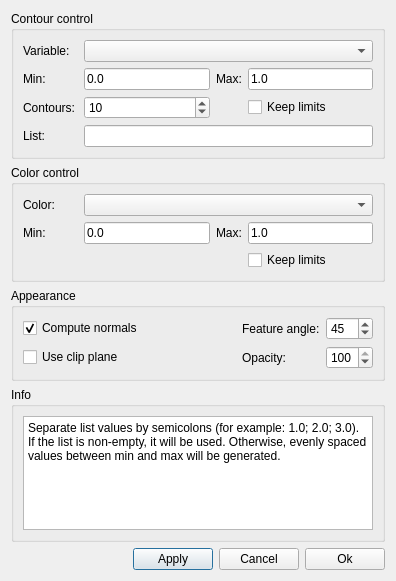
<ui version="4.0" >
 <class>isoSurfaceDialog</class>
 <widget class="QDialog" name="isoSurfaceDialog" >
  <property name="geometry" >
   <rect>
    <x>0</x>
    <y>0</y>
    <width>396</width>
    <height>581</height>
   </rect>
  </property>
  <property name="windowTitle" >
   <string>Iso surfaces</string>
  </property>
  <property name="windowIcon" >
   <iconset/>
  </property>
  <layout class="QVBoxLayout" >
   <item>
    <widget class="QGroupBox" name="contoursGroup" >
     <property name="title" >
      <string>Contour control</string>
     </property>
     <layout class="QVBoxLayout" >
      <item>
       <layout class="QHBoxLayout" >
        <item>
         <widget class="QLabel" name="variableLabel" >
          <property name="minimumSize" >
           <size>
            <width>55</width>
            <height>0</height>
           </size>
          </property>
          <property name="maximumSize" >
           <size>
            <width>50</width>
            <height>16777215</height>
           </size>
          </property>
          <property name="text" >
           <string>Variable:</string>
          </property>
         </widget>
        </item>
        <item>
         <widget class="QComboBox" name="contoursCombo" >
          <property name="minimumSize" >
           <size>
            <width>280</width>
            <height>0</height>
           </size>
          </property>
          <property name="maximumSize" >
           <size>
            <width>16777215</width>
            <height>24</height>
           </size>
          </property>
         </widget>
        </item>
       </layout>
      </item>
      <item>
       <layout class="QGridLayout" >
        <item row="0" column="0" >
         <widget class="QLabel" name="contoursMinLabel" >
          <property name="text" >
           <string>Min:</string>
          </property>
         </widget>
        </item>
        <item row="0" column="1" >
         <widget class="QLineEdit" name="contoursMinEdit" >
          <property name="maximumSize" >
           <size>
            <width>16777215</width>
            <height>24</height>
           </size>
          </property>
          <property name="text" >
           <string>0.0</string>
          </property>
         </widget>
        </item>
        <item row="0" column="2" >
         <widget class="QLabel" name="contoursMaxLabel" >
          <property name="text" >
           <string>Max:</string>
          </property>
         </widget>
        </item>
        <item row="0" column="3" >
         <widget class="QLineEdit" name="contoursMaxEdit" >
          <property name="maximumSize" >
           <size>
            <width>16777215</width>
            <height>24</height>
           </size>
          </property>
          <property name="text" >
           <string>1.0</string>
          </property>
         </widget>
        </item>
        <item row="1" column="0" >
         <widget class="QLabel" name="contoursLabel" >
          <property name="minimumSize" >
           <size>
            <width>55</width>
            <height>0</height>
           </size>
          </property>
          <property name="maximumSize" >
           <size>
            <width>16777215</width>
            <height>16777215</height>
           </size>
          </property>
          <property name="text" >
           <string>Contours:</string>
          </property>
         </widget>
        </item>
        <item row="1" column="1" >
         <widget class="QSpinBox" name="contoursSpin" >
          <property name="maximumSize" >
           <size>
            <width>16777215</width>
            <height>24</height>
           </size>
          </property>
          <property name="minimum" >
           <number>1</number>
          </property>
          <property name="maximum" >
           <number>99999</number>
          </property>
          <property name="value" >
           <number>10</number>
          </property>
         </widget>
        </item>
        <item row="1" column="3" >
         <widget class="QCheckBox" name="keepContourLimits" >
          <property name="text" >
           <string>Keep limits</string>
          </property>
         </widget>
        </item>
       </layout>
      </item>
      <item>
       <layout class="QHBoxLayout" >
        <item>
         <widget class="QLabel" name="listLabel" >
          <property name="minimumSize" >
           <size>
            <width>55</width>
            <height>0</height>
           </size>
          </property>
          <property name="text" >
           <string>List:</string>
          </property>
         </widget>
        </item>
        <item>
         <widget class="QLineEdit" name="contourList" >
          <property name="maximumSize" >
           <size>
            <width>16777215</width>
            <height>24</height>
           </size>
          </property>
         </widget>
        </item>
       </layout>
      </item>
     </layout>
    </widget>
   </item>
   <item>
    <widget class="QGroupBox" name="colorsGroup" >
     <property name="title" >
      <string>Color control</string>
     </property>
     <layout class="QVBoxLayout" >
      <item>
       <layout class="QHBoxLayout" >
        <item>
         <widget class="QLabel" name="colorLabel" >
          <property name="minimumSize" >
           <size>
            <width>55</width>
            <height>0</height>
           </size>
          </property>
          <property name="maximumSize" >
           <size>
            <width>50</width>
            <height>16777215</height>
           </size>
          </property>
          <property name="text" >
           <string>Color:</string>
          </property>
         </widget>
        </item>
        <item>
         <widget class="QComboBox" name="colorCombo" >
          <property name="minimumSize" >
           <size>
            <width>280</width>
            <height>0</height>
           </size>
          </property>
          <property name="maximumSize" >
           <size>
            <width>16777215</width>
            <height>24</height>
           </size>
          </property>
         </widget>
        </item>
       </layout>
      </item>
      <item>
       <layout class="QGridLayout" >
        <item row="0" column="0" >
         <widget class="QLabel" name="colorMinLabel" >
          <property name="minimumSize" >
           <size>
            <width>55</width>
            <height>0</height>
           </size>
          </property>
          <property name="text" >
           <string>Min:</string>
          </property>
         </widget>
        </item>
        <item row="0" column="1" >
         <widget class="QLineEdit" name="colorMinEdit" >
          <property name="maximumSize" >
           <size>
            <width>16777215</width>
            <height>24</height>
           </size>
          </property>
          <property name="text" >
           <string>0.0</string>
          </property>
         </widget>
        </item>
        <item row="0" column="2" >
         <widget class="QLabel" name="colorMaxLabel" >
          <property name="text" >
           <string>Max:</string>
          </property>
         </widget>
        </item>
        <item row="0" column="3" >
         <widget class="QLineEdit" name="colorMaxEdit" >
          <property name="maximumSize" >
           <size>
            <width>16777215</width>
            <height>24</height>
           </size>
          </property>
          <property name="text" >
           <string>1.0</string>
          </property>
         </widget>
        </item>
        <item row="1" column="3" >
         <widget class="QCheckBox" name="keepColorLimits" >
          <property name="text" >
           <string>Keep limits</string>
          </property>
         </widget>
        </item>
       </layout>
      </item>
     </layout>
    </widget>
   </item>
   <item>
    <widget class="QGroupBox" name="appearanceGroup" >
     <property name="title" >
      <string>Appearance</string>
     </property>
     <layout class="QVBoxLayout" >
      <item>
       <layout class="QGridLayout" >
        <item row="0" column="0" >
         <widget class="QCheckBox" name="normalsCheck" >
          <property name="text" >
           <string>Compute normals</string>
          </property>
          <property name="checked" >
           <bool>true</bool>
          </property>
         </widget>
        </item>
        <item row="0" column="2" >
         <widget class="QLabel" name="featurfeAngleLabel" >
          <property name="text" >
           <string>Feature angle:</string>
          </property>
         </widget>
        </item>
        <item row="0" column="3" >
         <widget class="QSpinBox" name="featureAngle" >
          <property name="maximumSize" >
           <size>
            <width>16777215</width>
            <height>24</height>
           </size>
          </property>
          <property name="maximum" >
           <number>90</number>
          </property>
          <property name="value" >
           <number>45</number>
          </property>
         </widget>
        </item>
        <item row="1" column="2" >
         <widget class="QLabel" name="opacityLabel" >
          <property name="text" >
           <string>Opacity:</string>
          </property>
         </widget>
        </item>
        <item row="1" column="3" >
         <widget class="QSpinBox" name="opacitySpin" >
          <property name="maximumSize" >
           <size>
            <width>16777215</width>
            <height>24</height>
           </size>
          </property>
          <property name="maximum" >
           <number>100</number>
          </property>
          <property name="value" >
           <number>100</number>
          </property>
         </widget>
        </item>
        <item row="0" column="1" >
         <spacer>
          <property name="orientation" >
           <enum>Qt::Horizontal</enum>
          </property>
          <property name="sizeHint" >
           <size>
            <width>40</width>
            <height>20</height>
           </size>
          </property>
         </spacer>
        </item>
        <item row="1" column="0" >
         <widget class="QCheckBox" name="clipPlane" >
          <property name="text" >
           <string>Use clip plane</string>
          </property>
         </widget>
        </item>
       </layout>
      </item>
     </layout>
    </widget>
   </item>
   <item>
    <widget class="QGroupBox" name="infoGroup" >
     <property name="title" >
      <string>Info</string>
     </property>
     <layout class="QVBoxLayout" >
      <item>
       <widget class="QTextEdit" name="infoEdit" >
        <property name="readOnly" >
         <bool>true</bool>
        </property>
        <property name="html" >
         <string>&lt;html>&lt;head>&lt;meta name="qrichtext" content="1" />&lt;style type="text/css">
p, li { white-space: pre-wrap; }
&lt;/style>&lt;/head>&lt;body style=" font-family:'Sans Serif'; font-size:9pt; font-weight:400; font-style:normal;">
&lt;p style=" margin-top:0px; margin-bottom:0px; margin-left:0px; margin-right:0px; -qt-block-indent:0; text-indent:0px;">Separate list values by semicolons (for example: 1.0; 2.0; 3.0). If the list is non-empty, it will be used. Otherwise, evenly spaced values between min and max will be generated.&lt;/p>&lt;/body>&lt;/html></string>
        </property>
       </widget>
      </item>
     </layout>
    </widget>
   </item>
   <item>
    <spacer>
     <property name="orientation" >
      <enum>Qt::Vertical</enum>
     </property>
     <property name="sizeHint" >
      <size>
       <width>367</width>
       <height>16</height>
      </size>
     </property>
    </spacer>
   </item>
   <item>
    <layout class="QHBoxLayout" >
     <item>
      <spacer>
       <property name="orientation" >
        <enum>Qt::Horizontal</enum>
       </property>
       <property name="sizeHint" >
        <size>
         <width>40</width>
         <height>20</height>
        </size>
       </property>
      </spacer>
     </item>
     <item>
      <widget class="QPushButton" name="applyButton" >
       <property name="text" >
        <string>Apply</string>
       </property>
       <property name="icon" >
        <iconset/>
       </property>
       <property name="default" >
        <bool>true</bool>
       </property>
      </widget>
     </item>
     <item>
      <widget class="QPushButton" name="cancelButton" >
       <property name="text" >
        <string>Cancel</string>
       </property>
       <property name="icon" >
        <iconset resource="../ElmerGUI.qrc" >:/icons/dialog-close.png</iconset>
       </property>
      </widget>
     </item>
     <item>
      <widget class="QPushButton" name="okButton" >
       <property name="text" >
        <string>Ok</string>
       </property>
       <property name="icon" >
        <iconset resource="../ElmerGUI.qrc" >:/icons/dialog-ok-apply.png</iconset>
       </property>
      </widget>
     </item>
    </layout>
   </item>
  </layout>
 </widget>
 <resources>
  <include location="../ElmerGUI.qrc" />
 </resources>
 <connections/>
</ui>
